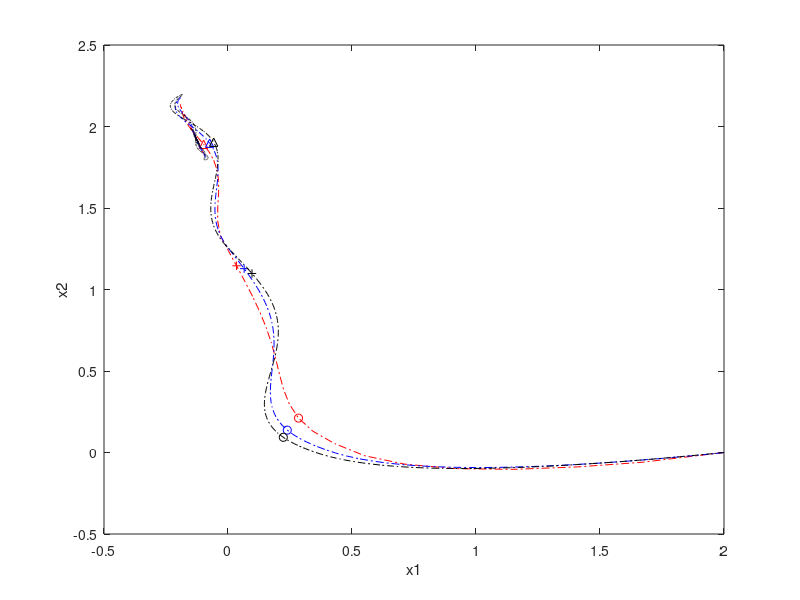

Write MATLAB code to recreate this figure.
clear
clc
a = [0 4 2 ; 1 1 1]';
A = [20 6;6 3];
b = [-8 -6]';
s1 = 0.01;
s2 = 0.001;
s3 = 0.0001;
x0 = [2,0]';
K = 10000;

k = 1;
xk = x0;
xk_1 = x0;
yk = x0;
yk_1 = x0;
x1 = zeros(K-1,1);
x2 = zeros(K-1,1);
while (k < K)
    x1(k) = xk(1);
    x2(k) = xk(2);
    beta = (k-1)/(k+2);
    xk = yk_1 - s1 * (A * yk_1 + (b + sign(xk)));
    yk = xk + beta * (xk - xk_1);            
    yk_1 = yk;
    xk_1 = xk;      
    k = k + 1;
end

k1 = 1;
uk = x0;
uk_1 = x0;
vk = x0;
vk_1 = x0;
u1 = zeros(K-1,1);
u2 = zeros(K-1,1);
while (k1 < K)    
    u1(k1) = uk(1);
    u2(k1) = uk(2);
    beta = (k1-1)/(k1+2);
    uk = vk_1 - s2 * (A * vk_1 + (b + sign(uk)));
    vk = uk + beta * (uk - uk_1); 
    uk_1 = uk;
    vk_1 = vk;     
    k1 = k1 + 1;
end

k2 = 1;
mk = x0;
mk_1 = x0;
nk = x0;
nk_1 = x0;
m1 = zeros(K-1,1);
m2 = zeros(K-1,1);
while (k2 < K)
    m1(k2) = mk(1);
    m2(k2) = mk(2); 
    beta = (k2-1)/(k2+2);
    mk = nk_1 - s3 * (A * nk_1 + (b + sign(mk)));
    nk = mk + beta * (mk - mk_1);        
    mk_1 = mk;
    nk_1 = nk;         
    k2 = k2 + 1;
end

figure(1)
plot(x1,x2,'-.','color','red')
hold on
plot(x1(ceil(1/sqrt(s1))),x2(ceil(1/sqrt(s1))),'ro')
hold on
plot(x1(ceil(2/sqrt(s1))),x2(ceil(2/sqrt(s1))),'r+')
hold on
plot(x1(ceil(3/sqrt(s1))),x2(ceil(3/sqrt(s1))),'r^')
hold on
plot(u1,u2,'-.','color','blue')
hold on
plot(u1(ceil(1/sqrt(s2))),u2(ceil(1/sqrt(s2))),'bo')
hold on
plot(u1(ceil(2/sqrt(s2))),u2(ceil(2/sqrt(s2))),'b+')
hold on
plot(u1(ceil(3/sqrt(s2))),u2(ceil(3/sqrt(s2))),'b^')
hold on
plot(m1,m2,'-.','color','black')
hold on
plot(m1(ceil(1/sqrt(s3))),m2(ceil(1/sqrt(s3))),'o','color','black')
hold on
plot(m1(ceil(2/sqrt(s3))),m2(ceil(2/sqrt(s3))),'+','color','black')
hold on
plot(m1(ceil(3/sqrt(s3))),m2(ceil(3/sqrt(s3))),'^','color','black')
xlabel('x1')
ylabel('x2')

test = a' * ( a*yk - [4 2 0]' ) + [-1 1]';